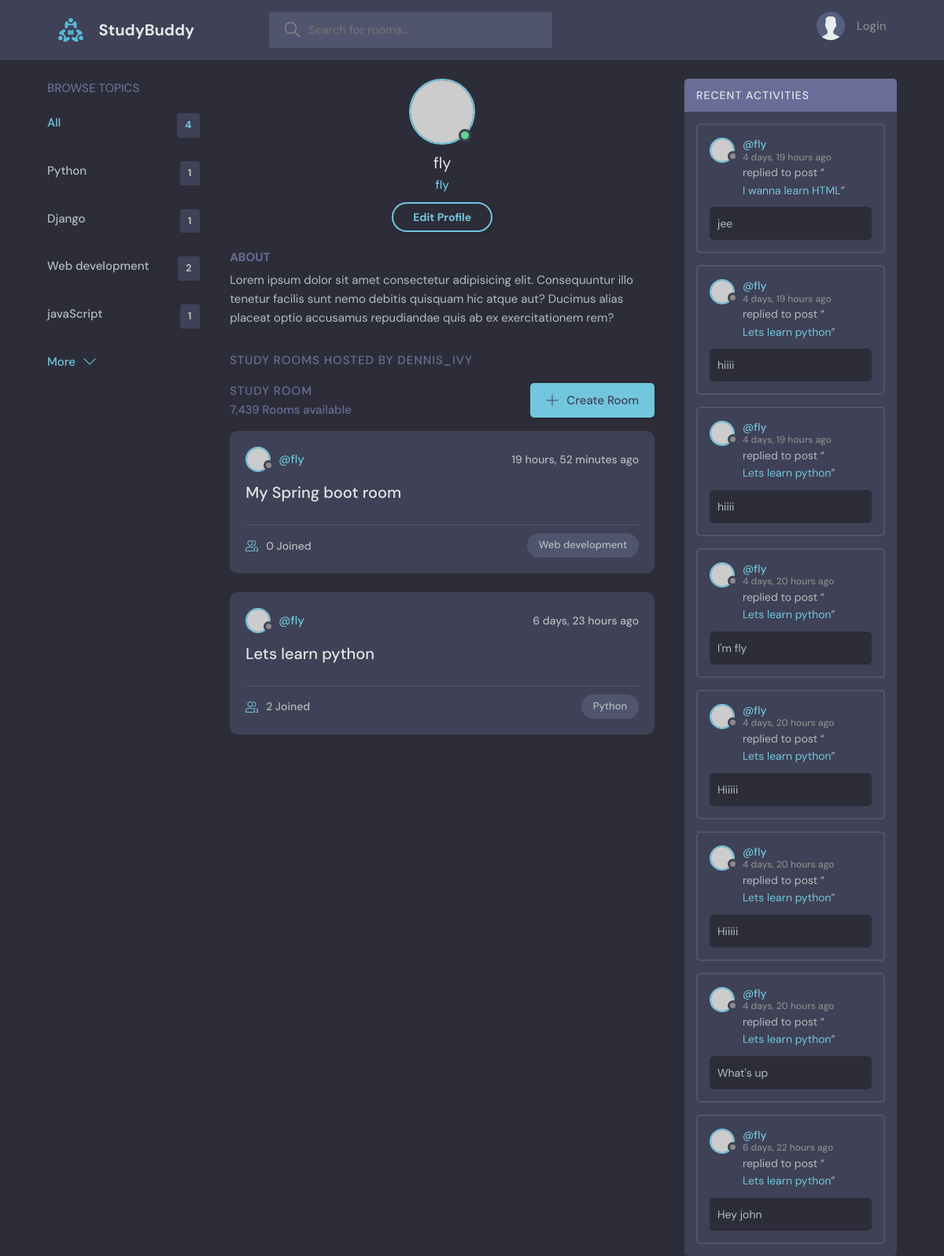
The app's page /profile/1 with its own data.
### base/models.py (models this page shows, shortened)
class Topic(models.Model):
    name = models.CharField(max_length=200)
    updated = models.DateTimeField(auto_now=True)
    created = models.DateTimeField(auto_now_add=True)

class Room(models.Model):
    name = models.CharField(max_length=200)
    description = models.TextField(null=True, blank=True)
    host = models.ForeignKey(User, on_delete=models.SET_NULL, null=True)
    topic = models.ForeignKey(Topic, on_delete=models.SET_NULL, null=True)
    participants = models.ManyToManyField(User, related_name="participants")
    updated = models.DateTimeField(auto_now=True)
    created = models.DateTimeField(auto_now_add=True)
    class Meta:
        ordering = ['-updated', '-created']
    def __str__(self) -> str:
        return str(self.name)

class Message(models.Model):
    user = models.ForeignKey(User, on_delete=models.CASCADE)
    room = models.ForeignKey(Room, on_delete=models.CASCADE)
    body = models.TextField()
    updated = models.DateTimeField(auto_now=True)
    created = models.DateTimeField(auto_now_add=True)
    class Meta:
        ordering = ['-created', '-updated']

### base/views.py (the view)
# urls.py: path('profile/<str:pk>', views.user_profile, name='user-profile'),
def user_profile(request, pk):
    user = User.objects.get(id=pk)
    rooms = user.room_set.all()
    rooms_messages = user.message_set.all()
    topics = Topic.objects.all()
    context = {
        "user": user,
        "rooms": rooms,
        "topics": topics,
        "rooms_messages": rooms_messages
    }
    return render(request, "base/profile.html", context)

### base/templates/base/profile.html (shortened to what this page needs)
{% extends 'main.html' %}
{% block content %}
    <main class="profile-page layout layout--3">
        <div class="container">
            {% include 'base/topics_component.html' %}
            <div class="roomList">
                <div class="profile">
                    <div class="profile__avatar">
                        <div class="avatar avatar--large active">
                            <img src="https://randomuser.me/api/portraits/men/11.jpg"/>
                        </div>
                    </div>
                    <div class="profile__info">
                        <h3>{{ user.username }}</h3>
                        <p>{{ user.username }}</p>
                        <a href="../../../theme/edit-user.html" class="btn btn--main btn--pill">Edit Profile</a>
                    </div>
                    <div class="profile__about">
                        <h3>About</h3>
                        <p>
                            Lorem ipsum dolor sit amet consectetur adipisicing elit. Consequuntur illo tenetur
                            facilis sunt nemo debitis quisquam hic atque aut? Ducimus alias placeat optio
                            accusamus repudiandae quis ab ex exercitationem rem?
                        </p>
                    </div>
                </div>
                <div class="roomList__header">
                    <div>
                        <h2>Study Rooms Hosted by dennis_ivy</a>
                        </h2>
                    </div>
                </div>
                <div class="roomList">
                    <div class="roomList__header">
                        <div>
                            <h2>Study Room</h2>
                            <p>7,439 Rooms available</p>
                        </div>
                        <a class="btn btn--main" href="../../../theme/create-room.html">
                            <svg version="1.1" xmlns="http://www.w3.org/2000/svg" width="32" height="32"
                                 viewBox="0 0 32 32">
                                <title>add</title>
                                <path
                                        d="M16.943 0.943h-1.885v14.115h-14.115v1.885h14.115v14.115h1.885v-14.115h14.115v-1.885h-14.115v-14.115z"
                                ></path>
                            </svg>
                            Create Room
                        </a>
                    </div>
                    {% include 'base/feed_component.html' %}
                </div>
            </div>
            {% include 'base/activity_component.html' %}
        </div>
    </main>
{% endblock %}

### base/templates/base/topics_component.html
<div class="topics">
    <div class="topics__header">
        <h2>Browse Topics</h2>
    </div>
    <ul class="topics__list">
        <li>
            <a href="{% url 'home' %}" class="active">All <span>{{ topics.count }}</span></a>
        </li>
        {% for topic in topics %}
            <li>
                <a href="{% url 'home' %}?q={{ topic.name }}">{{ topic.name }}
                    <span>{{ topic.room_set.all.count }}</span></a>
            </li>
        {% endfor %}
    </ul>
    <a class="btn btn--link" href="../../../theme/topics.html">
        More
        <svg version="1.1" xmlns="http://www.w3.org/2000/svg" width="32" height="32" viewBox="0 0 32 32">
            <title>chevron-down</title>
            <path d="M16 21l-13-13h-3l16 16 16-16h-3l-13 13z"></path>
        </svg>
    </a>
</div>

### base/templates/base/feed_component.html (shortened to what this page needs)
{% for room in rooms %}
    <div class="roomListRoom">
        <div class="roomListRoom__header">
            <a href="{% url 'user-profile' room.host.id %}" class="roomListRoom__author">
                <div class="avatar avatar--small">
                    <img src="https://randomuser.me/api/portraits/women/11.jpg"/>
                </div>
                <span>@{{ room.host.username }}</span>
            </a>
            <div class="roomListRoom__actions">
                <span>{{ room.created|timesince }} ago</span>
            </div>
        </div>
        <div class="roomListRoom__content">
            <a href="{% url 'room-detail' room.id %}">{{ room.name }}</a>
        </div>
        <div class="roomListRoom__meta">
            <a href="{% url 'room-detail' room.id %}" class="roomListRoom__joined">
                {{ room.participants.all.count }} Joined
            </a>
            <p class="roomListRoom__topic">{{ room.topic.name }}</p>
        </div>
    </div>
{% endfor %}

### base/templates/base/activity_component.html (shortened to what this page needs)
<div class="activities">
    <div class="activities__header">
        <h2>Recent Activities</h2>
    </div>
    {% for message in rooms_messages %}
        <div class="activities__box">
            <div class="activities__boxHeader roomListRoom__header">
                <a href="{% url 'user-profile' message.user.id %}" class="roomListRoom__author">
                    <div class="avatar avatar--small">
                        <img src="https://randomuser.me/api/portraits/women/11.jpg"/>
                    </div>
                    <p>
                        @{{ message.user }}
                        <span>{{ message.created|timesince }} ago</span>
                    </p>
                </a>
            </div>
            <div class="activities__boxContent">
                <p>replied to post “<a href="{% url 'room-detail' message.room.id %}">{{ message.room }}</a>”
                </p>
                <div class="activities__boxRoomContent">
                    {{ message.body }}
                </div>
            </div>
        </div>
    {% endfor %}
</div>

### records on screen
Topic: name "Python", room_set.all.count "1"
Topic: name "Django", room_set.all.count "1"
Topic: name "Web development", room_set.all.count "2"
Topic: name "javaScript", room_set.all.count "1"
Room: host.username "fly", created "19 hours, 52 minutes", name "My Spring boot room", participants.all.count "0", topic.name "Web development"
Room: host.username "fly", created "6 days, 23 hours", name "Lets learn python", participants.all.count "2", topic.name "Python"
Message: user "fly", created "4 days, 19 hours", room "I wanna learn HTML", body "jee"
Message: user "fly", created "4 days, 19 hours", room "Lets learn python", body "hiiii"
Message: user "fly", created "4 days, 19 hours", room "Lets learn python", body "hiiii"
Message: user "fly", created "4 days, 20 hours", room "Lets learn python", body "I'm fly"
Message: user "fly", created "4 days, 20 hours", room "Lets learn python", body "Hiiiii"
Message: user "fly", created "4 days, 20 hours", room "Lets learn python", body "Hiiiii"
Message: user "fly", created "4 days, 20 hours", room "Lets learn python", body "What's up"
Message: user "fly", created "6 days, 22 hours", room "Lets learn python", body "Hey john"

### other values on screen
{{ topics.count }} "4"
{{ user.username }} "fly"
